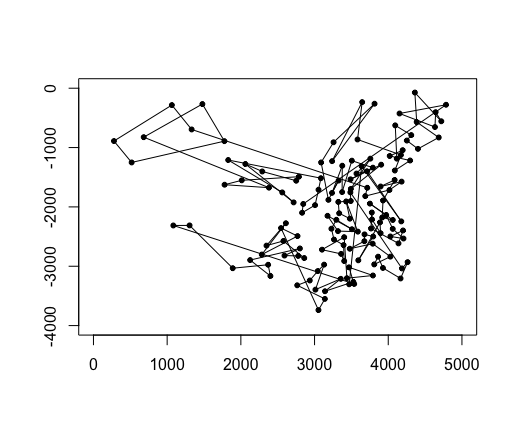

Generate this figure with R:
city <- read.table(file = "chn144.dat")
city <- city[, 2:3]
city[, 2] <- -city[, 2]

plot(city[, 1], city[, 2], xlim = c(0, 5000), ylim = c(-4000, 0), xlab = "", ylab = "", pch = 20)

distance <- 0
city[145, ] <- city[1, ]
for (i in 1:144) {
    lines(c(city[i, 1], city[(i + 1), 1]), c(city[i, 2], city[(i + 1), 2]))
    distance <- distance + sqrt((city[i, 1] - city[(i + 1), 1])^2 + (city[i, 2] - city[(i + 
        1), 2])^2)
}



# 结果是67511.77 36419.02 初始温度100 37665.12 35564.3 200 34927.55 500
